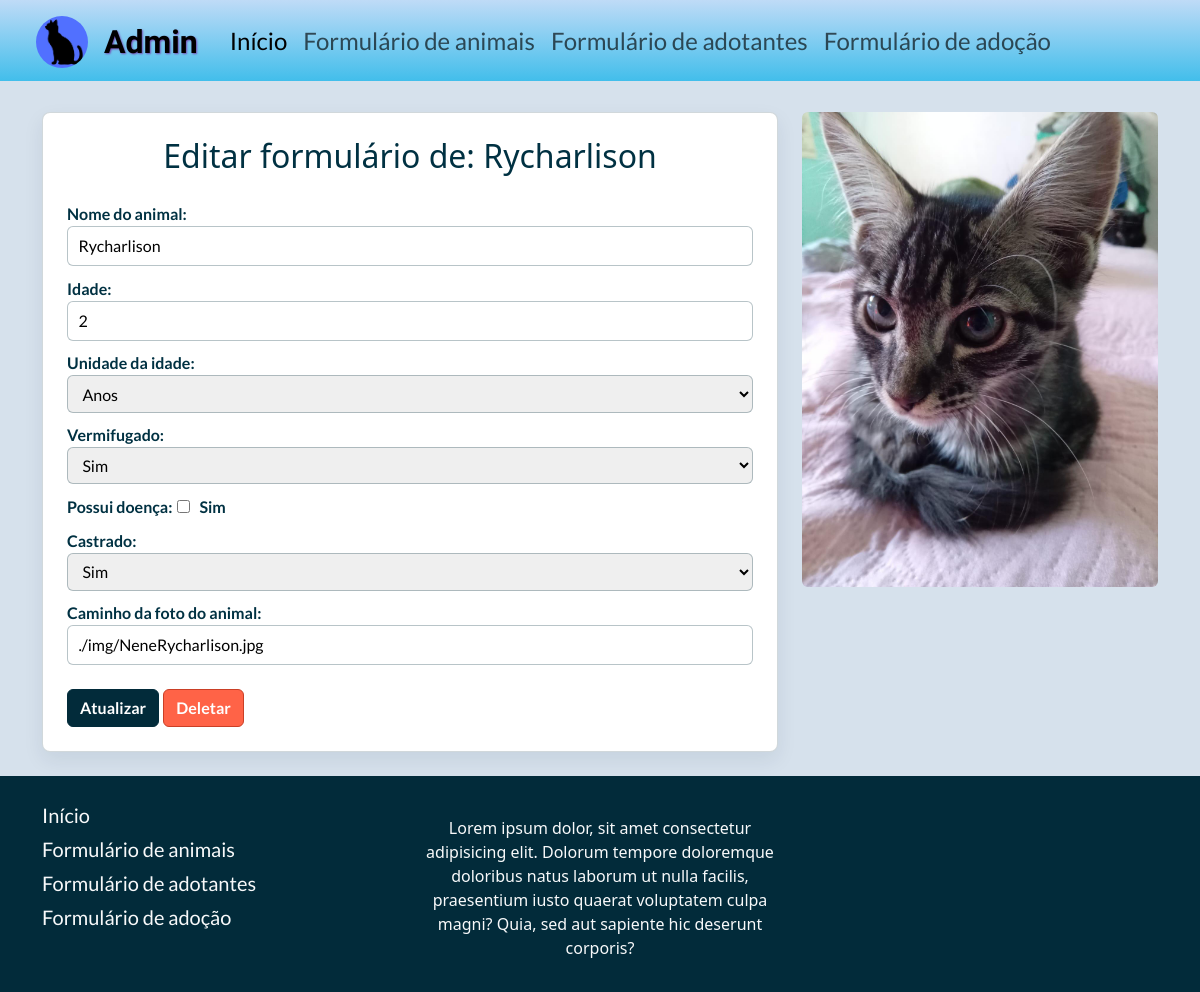
Screenshot of /animais-editar.php?id=1 with the database file from the repository.
### tables this page shows
CREATE TABLE `tb_informacoes_gatos` (
  `id` int(11) NOT NULL AUTO_INCREMENT,
  `nome` varchar(150) NOT NULL,
  `vermifugado` tinyint(1) NOT NULL,
  `possui_doenca` varchar(50) DEFAULT NULL,
  `castrado` tinyint(1) NOT NULL,
  `idade` int(2) NOT NULL,
  `idade_unidade` enum('anos','meses') NOT NULL DEFAULT 'anos',
  `foto` varchar(1000) NOT NULL,
  PRIMARY KEY (`id`),
  UNIQUE KEY `id` (`id`)
);

### animais-editar.php (the view, shortened to what this page needs)
<?php
$id = $_GET['id'] ?? null;
include "inc-conexao.php";
$nome = $idade = $foi_vermifugado = $possui_doenca = $foi_castrado = $imagem = "";
$idade_unidade = "anos";
$resultado = mysqli_execute_query($conn, "SELECT * FROM tb_informacoes_gatos WHERE id = ?", [$id]);
while($linha = mysqli_fetch_assoc($resultado) ){
    $nome = $linha['nome'];
    $idade = $linha['idade'];
    $idade_unidade = $linha['idade_unidade'] ?? "anos";
    $foi_vermifugado = $linha['vermifugado'];
    $possui_doenca = $linha['possui_doenca'];
    $foi_castrado = $linha['castrado'];
    $imagem = $linha['foto'];
}
include "inc-head.php";
?>
<body class="site-body pt-5 d-flex flex-column min-vh-100">
    <header>
        <?php include "inc-nav-admin.php"; ?>
    </header>
    <main class="container page-main">
        <div class="row">
            <div class="col-8">
                <form action="animais-atualizar.php" id="formAnimais" method="post" class="form-patinhas p-4">
                    <div class="text-center mb-3">
                        <h2>Editar formulário de: <?=$nome; ?></h2>
                    </div>
                    <label>Nome do animal:</label>
                    <input id="nome" type="text" name="nome" pattern="^[ 0-9a-zA-Z\u00C0-\u00FF\b]+$" value="<?=$nome; ?>" required>
                    <label>Idade:</label>
                    <input id="idade" type="number" name="idade" min="0" max="40" pattern="0-9" value="<?=$idade; ?>" required>
                    <label for="idade_unidade">Unidade da idade:</label>
                    <select id="idade_unidade" name="idade_unidade" required>
                        <option value="anos" <?php if($idade_unidade == "anos"){echo "selected";} ?>>Anos</option>
                    </select>
                    <label>Vermifugado:</label>
                    <select name="vermifugado" required>
                        <option value="1" <?php if($foi_vermifugado == 1){echo "selected";} ?>>Sim</option>
                    </select>
                    <label>Possui doença:</label>
                    <input id="checkbox_doenca" type="checkbox" <?php if($possui_doenca != "" && $possui_doenca != null){echo "checked";} ?>
                    onchange="fnMostrarTBoxDoenca()">
                    <label for="checkbox_doenca">Sim</label> <br>
                    <label>Castrado:</label>
                    <select name="foi_castrado" required>
                        <option value="1" <?php if($foi_castrado == 1){echo "selected";} ?>>Sim</option>
                    </select>
                    <label>Caminho da foto do animal:</label>
                    <input id="imagem" type="text" name="imagem" value="<?=$imagem; ?>" required>
                    <br><br>
                    <button type="submit" id="btnFuncao" name="funcao" value="atualizar" class="btn btn-patinhas flex-fill">Atualizar</button>
                    <button type="submit" id="btnFuncao" name="funcao" value="deletar" class="btn btn-patinhas-vermelho flex-fill">Deletar</button>
                </form>
            </div>
            <div class="col-4">
                <img class="img-fluid rounded" src="<?=$imagem; ?>" alt="Foto do animal <?=$nome ?>">
            </div>
        </div>
    </main>
<?php include "inc-footer-admin.php"; ?>

### css/style.css (style rules this page uses)
body.site-body, #body-index { background-color: #d6e1ec; color: #003142; }
.page-main { flex: 1 0 auto; padding-top: 4rem; }
.form-patinhas { background-color: #ffffff; border: 1px solid rgba(2, 43, 58, 0.18); border-radius: 8px; box-shadow: 0 0.5rem 1.25rem rgba(2, 43, 58, 0.08); }
.form-patinhas label { font-family: Lato; font-weight: 700; margin-top: 0.65rem; }
.form-patinhas input, .form-patinhas select, .filter-form input, .filter-form select { width: 100%; border: 1px solid rgba(2, 43, 58, 0.28); border-radius: 6px; padding: 0.45rem 0.65rem; font-family: Lato; }
.form-patinhas input[type="radio"], .form-patinhas input[type="checkbox"] { width: auto; margin-right: 0.35rem; }
.btn-patinhas { background-color: #022B3A; border-color: #022B3A; color: #ffffff; font-family: Lato; font-weight: 700; }
.btn-patinhas-vermelho { background-color: tomato; border-color: rgb(202, 63, 38); color: #ffff; font-family: Lato; font-weight: 700; }

### rows the page displays
tb_informacoes_gatos: nome "Rycharlison", idade "2", idade_unidade "Anos", vermifugado "Sim", foi_castrado "Sim", imagem "./img/NeneRycharlison.jpg", foto+nome (picture)
